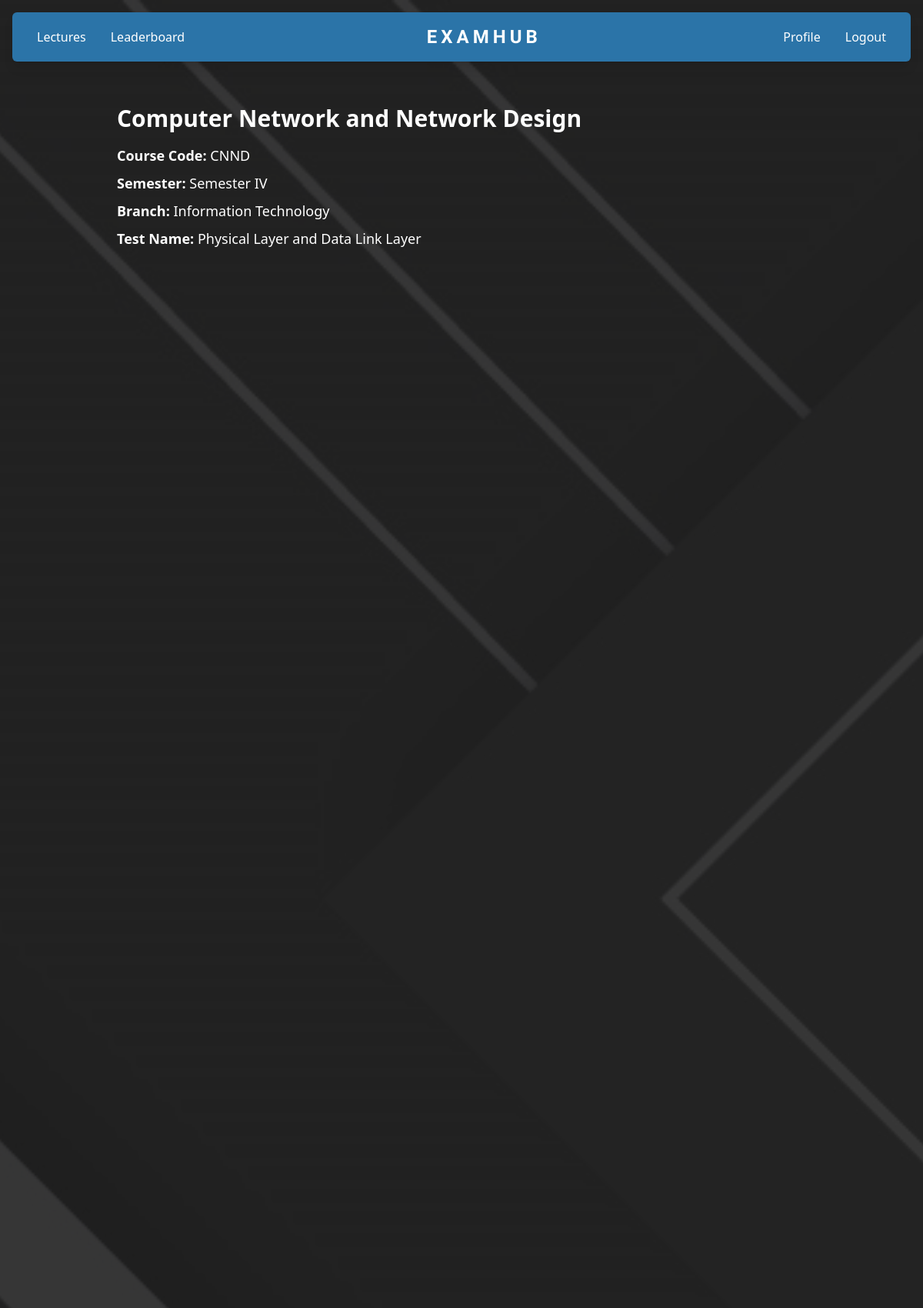
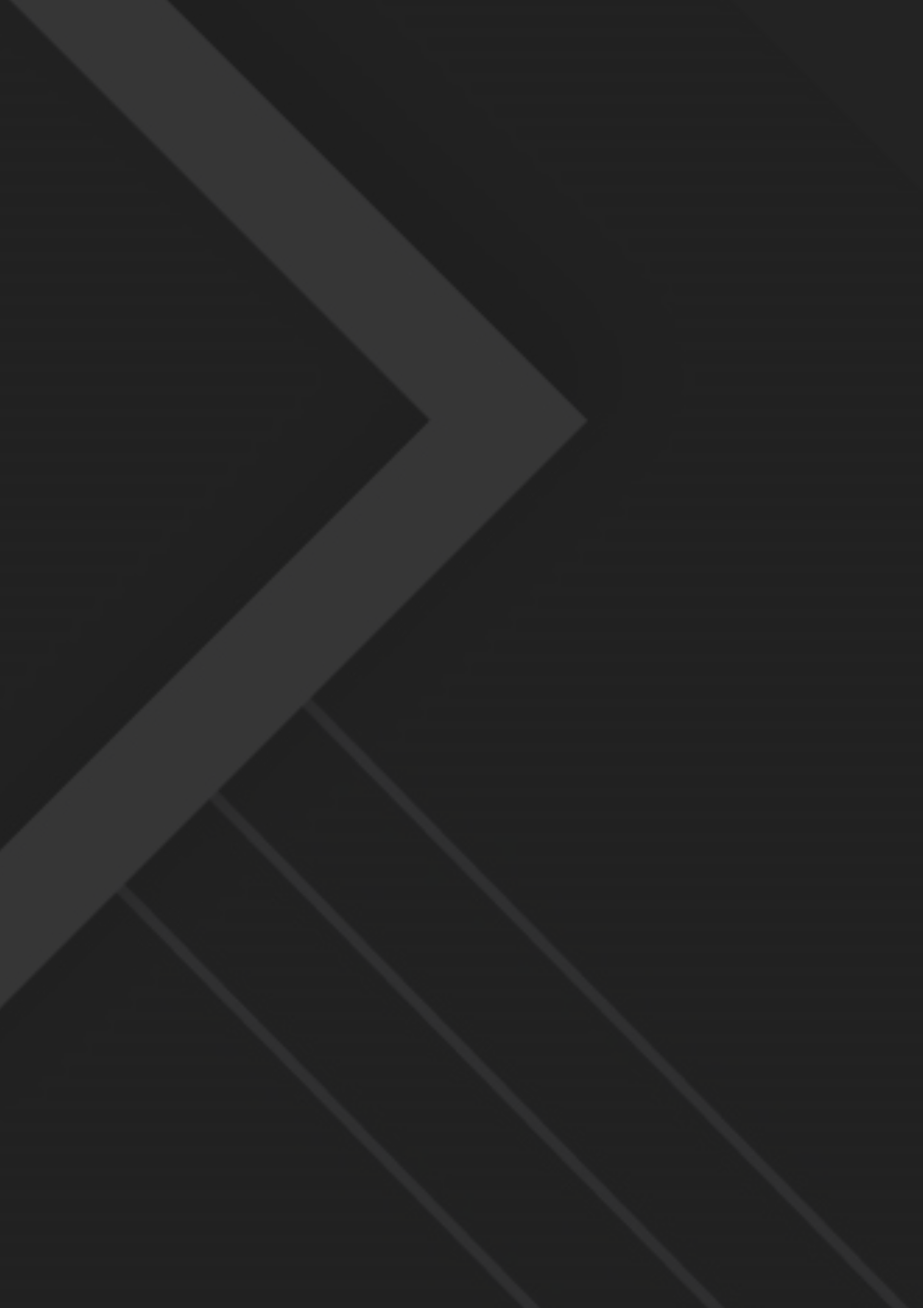
Page /tests/start-test/68ad7d30ace0491baa1f130754488f5e (signed in, upper part) on the committed database (2 pictures, top to bottom).
### tables this page shows
CREATE TABLE tests (
    test_id TEXT,
    test_name TEXT,
    test_description TEXT,
    course_name TEXT,
    course_code TEXT,
    course_semester TEXT,
    course_branch TEXT,
    questions TEXT,  -- Storing questions as JSON string
    created_at TEXT
);

### app.py (the view, shortened to what this page needs)
@app.route('/tests/start-test/<test_id>', methods=["GET", "POST"])
def start_test(test_id):
    cursor.execute("SELECT * FROM tests WHERE test_id = ?", (test_id,))
    test = cursor.fetchone()
    if not test:
        flash("Test not found!", "error")
        return redirect(url_for("lectures"))
    questions = json.loads(test[7])
    return render_template('/tests/start-test.html', test=test, questions=questions)

### templates/tests/start-test.html (shortened to what this page needs)
{% extends 'layouts/main_layout.html' %}  {% block content %}
<div class="intersecting_invisible container text-white">
    <div
        class="intersecting_invisible w-full flex justify-center items-center py-10 flex-col gap-8"
    >
        <div class="intersecting_invisible w-full max-w-4xl">
            <div class="intersecting_invisible mb-6 rounded-lg">
                <h2 class="intersecting_invisible text-3xl font-bold mb-4">
                    {{ test[3] }}
                </h2>
                <p class="intersecting_invisible text-lg mb-2">
                    <strong>Course Code:</strong> {{ test[4] }}
                </p>
                <p class="intersecting_invisible text-lg mb-2">
                    <strong>Semester:</strong> {{ test[5] }}
                </p>
                <p class="intersecting_invisible text-lg mb-2">
                    <strong>Branch:</strong> {{ test[6] }}
                </p>
                <p class="intersecting_invisible text-lg mb-2">
                    <strong>Test Name:</strong> {{ test[1] }}
                </p>
            </div>
        </div>
    </div>
</div>
{% endblock %}

### static/styles.css (style rules this page uses)
:root { --primary: #2b74a8; --secondary: #222222; --tertiary: #383838; }
body { background-color: #222222; }
.intersecting_invisible { z-index: 2; opacity: 0; scale: 0.96; transition: 0.35s all ease; }
.intersecting_visible { z-index: 2; scale: 1; opacity: 1; }

### rows in the picture
tests: course_name "Computer Network and Network Design", course_code "CNND", course_semester "Semester IV", course_branch "Information Technology", test_name "Physical Layer and Data Link Layer"
